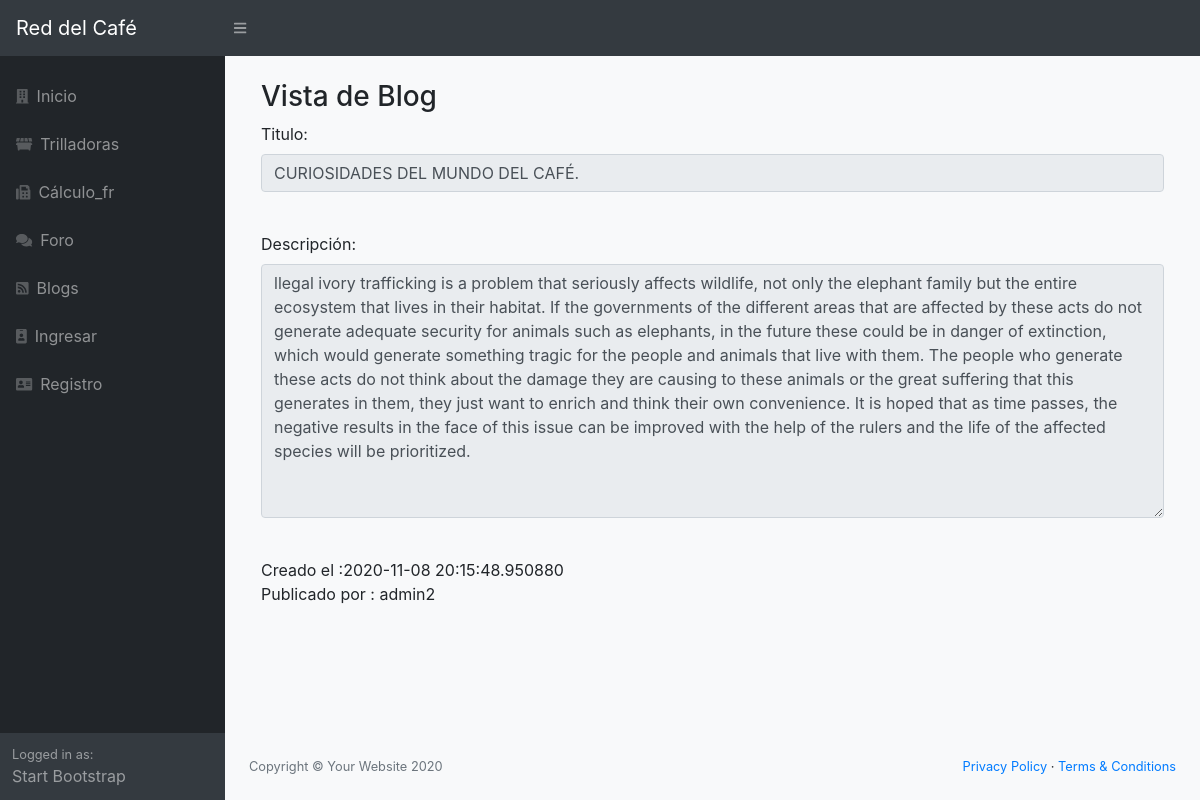
/blogs/1/view, run on the app's committed database.
### red/models.py (models this page shows, shortened)
class Blogs(db.Model):
    __tablename__ = 'blogs'
    id = Column(Integer, primary_key=True)
    titulo = Column(String(100))
    descripcion = Column(String(255))
    created_at = db.Column(db.DateTime)
    UsuarioId = Column(Integer, ForeignKey('usuarios.id'), nullable=False)
    usuario = relationship("Usuarios", backref="blogs")

class Usuarios(db.Model):
    __tablename__ = 'usuarios'
    id = Column(Integer, primary_key=True)
    username = Column(String(100), nullable=False)
    password_hash = Column(String(128), nullable=False)
    nombre = Column(String(200), nullable=False)
    email = Column(String(200), nullable=False)
    admin = Column(Boolean, default=False)
    @property
    def password(self):
        raise AttributeError('password is not a readable attribute')

### red/app.py (the view)
@app.route('/blogs/<id>/view', methods=["get", "post"])
def blogs_view(id):
    from red.models import Blogs, Usuarios
    frs = Blogs.query.get(id)
    if frs is None:
        abort(404)
    form = FormBlog(obj=frs)
    if form.validate_on_submit():
        form.populate_obj(frs)
        db.session.commit()
        return redirect(url_for("blogs"))
    return render_template("blogs_new.html", form=form, blog=frs, accion='vie')

### red/forms.py
class FormBlog(FlaskForm):
    UsuarioId = HiddenField()
    titulo = StringField("Titulo:",
                         validators=[Required("Tienes que introducir el dato")]
                         )
    descripcion = TextAreaField("Descripción:")
    created_at = HiddenField()
    submit = SubmitField('Enviar')
    comentario = TextAreaField("Comentario:")
    comentar = SubmitField('Comentar')

### red/templates/blogs_new.html (shortened to what this page needs)
{% extends "base.html" %}
{% block body %}
<div class="container">
  <div class="col-md-12">
    {% if accion=='add' %}
        <h3>Nuevo Blog</h3>
    {% elif accion=='edt' %}
        <h3>Edicion de Blog</h3>
    {% else %}
        <h3>Vista de Blog</h3>
    {% endif %}
      <form class="form-horizontal" method="post" enctype="multipart/form-data">
        <div class="form-group">
            {% if accion !='vie' %}
                {{form.titulo.label() }}{{form.titulo(class="form-control")}}<br/>
                </div>
                <div class="form-group">
                {{form.descripcion.label() }}<br/>{{form.descripcion(rows="10",cols="55",class="form-control")}}<br/>
                </div>
                {{form.submit(class="btn btn-lg btn-primary btn-block")}}
            {% else %}
                {{form.titulo.label() }}{{form.titulo(readonly="readonly", class="form-control")}}<br/>
                </div>
                <div class="form-group">
                {{form.descripcion.label() }}<br/>{{form.descripcion(readonly="readonly",rows="10",cols="55",class="form-control")}}<br/>
                </div>
                Creado el :{{blog.created_at}}<br/>
                Publicado por : {{blog.usuario.username}}<br/>
            {% endif %}
    </form>
    <br/>
  </div>
</div>
{% endblock %}

### data on the page
Blogs: titulo "CURIOSIDADES DEL MUNDO DEL CAFÉ.", descripcion "llegal ivory trafficking is a problem that seriously affects wildlife, not only the elephant family but the entire ecosystem that lives in their habitat. If the governments of the different areas that are affected by these acts do not generate adequate security for animals such as elephants, in the future these could be in danger of extinction, which would generate something tragic for the people and animals that live with them. The people who generate these acts do not think about the damage they are causing to these animals or the great suffering that this generates in them, they just want to enrich and think their own convenience. It is hoped that as time passes, the negative results in…", created_at "2020-11-08 20:15:48.950880"
Usuarios: usuario.username "admin2"
